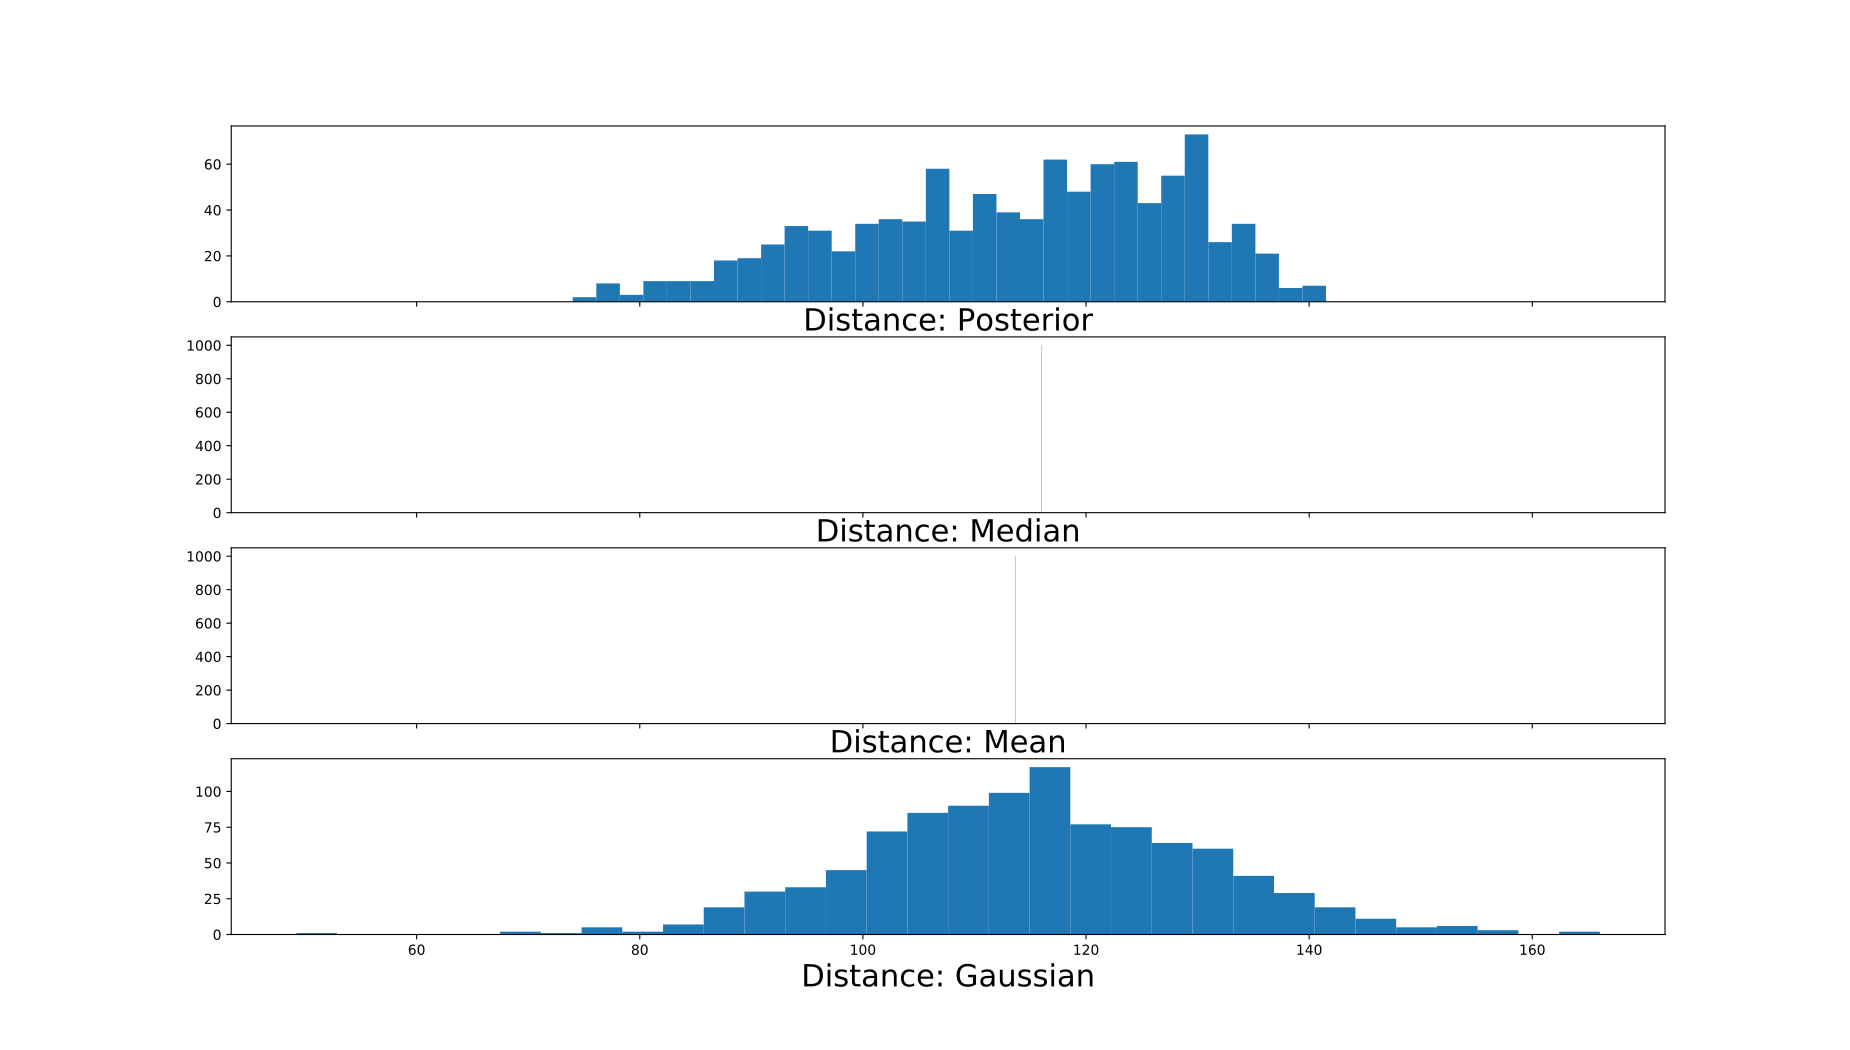

Recreate this plot in Python.
from astro_traj.galaxy import Hernquist_NFW
from astro_traj import constr_dict
from astro_traj.sample import Sample
import numpy as np
from matplotlib import use
use('agg')
import matplotlib.pyplot as plt
font = {'size': 22}

samples = 'posterior_samples.dat'
Galaxy = constr_dict.galaxy('NGC', samples, 2.8, 5, 0.679)
gal = Hernquist_NFW(Galaxy['Mspiral'], Galaxy['Mbulge'], Galaxy['Mhalo'], Galaxy['R_eff'], 0.679, rcut=100)
samp = Sample(gal)
Nsys = 1000
bins = int(np.round(np.sqrt(Nsys)))

d_dist_posterior = samp.sample_distance(samples, method='posterior', size=Nsys)
d_dist_median = samp.sample_distance(samples, method='median', size=Nsys)
d_dist_mean = samp.sample_distance(samples, method='mean', size=Nsys)
d_dist_gaussian = samp.sample_distance(samples, method='gaussian', size=Nsys)

plot, (ax1, ax2, ax3, ax4) = plt.subplots(4, sharex=True, figsize=(18.5, 10.5))
ax1.hist(d_dist_posterior, bins=bins)
ax2.hist(d_dist_median, bins=bins)
ax3.hist(d_dist_mean, bins=bins)
ax4.hist(d_dist_gaussian, bins=bins)
ax1.set_xlabel('Distance: Posterior', fontdict=font)
ax2.set_xlabel('Distance: Median', fontdict=font)
ax3.set_xlabel('Distance: Mean', fontdict=font)
ax4.set_xlabel('Distance: Gaussian', fontdict=font)
plot.show()
